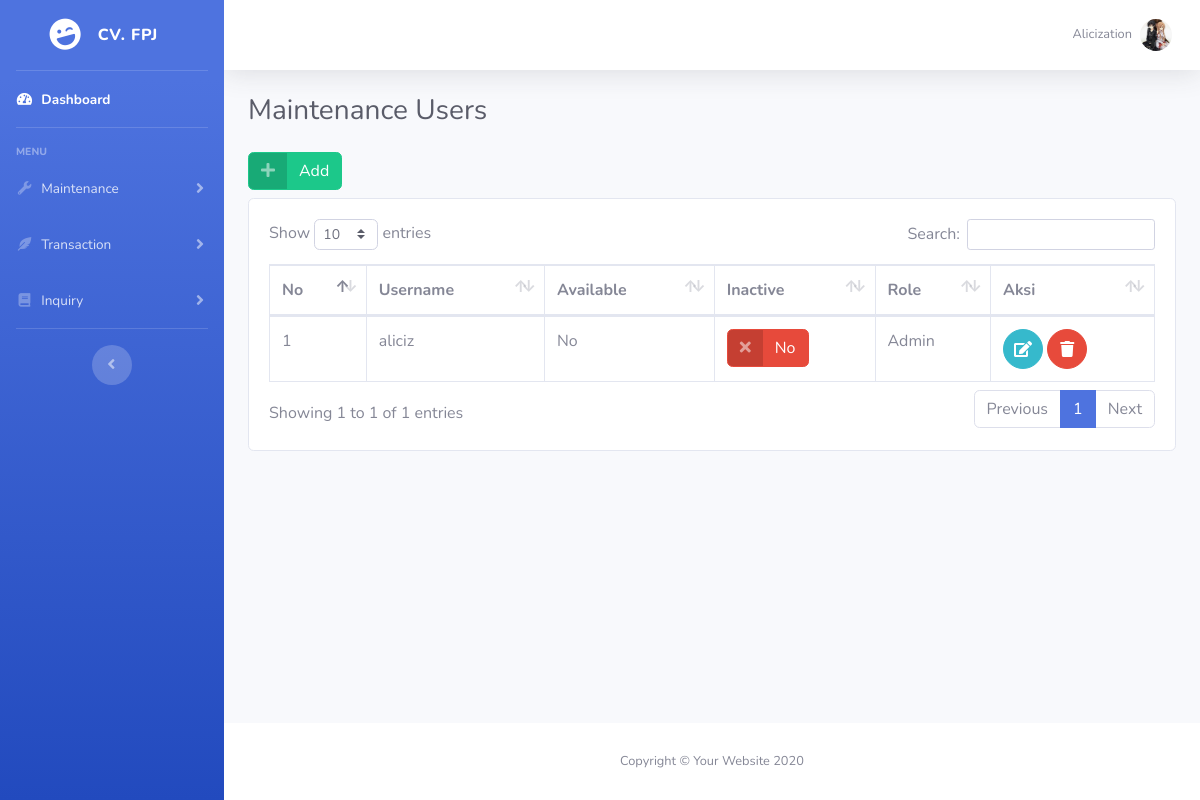
The app's page /maintenance/users.php (signed in) with its own data.
### tables this page shows
CREATE TABLE `pelanggan` (
  `id_pelanggan` int(11) NOT NULL,
  `nama` varchar(100) DEFAULT NULL,
  `email` varchar(100) DEFAULT NULL,
  `alamat` text DEFAULT NULL,
  `no_telepon` varchar(15) DEFAULT NULL,
  `user_id` int(11) DEFAULT NULL,
  `foto` varchar(100) DEFAULT NULL
);

CREATE TABLE `users` (
  `user_id` int(11) NOT NULL,
  `username` varchar(20) NOT NULL,
  `password` varchar(60) NOT NULL,
  `last_visit` datetime DEFAULT NULL,
  `created_date` datetime DEFAULT NULL,
  `inactive` tinyint(1) DEFAULT NULL,
  `role` tinyint(1) DEFAULT NULL,
  `available` tinyint(1) DEFAULT NULL
);

### database/Login.php (called while the page is built, shortened)
<?php
	class Login
	{
		private $conn;
		public function __construct()
		{
			$database = new Connection();
			$db = $database->db_connection();
			$this->conn = $db;
		}
		public function user_online()
		{
			$stmt = $this->conn->prepare("SELECT * FROM users JOIN pelanggan ON pelanggan.user_id=users.user_id WHERE users.user_id = :user_id");
			$stmt->execute(array(":user_id" => $_SESSION['user_session']));
			$userRow = $stmt->fetch(PDO::FETCH_ASSOC);
			return $userRow;
		}
	}
?>

### maintenance/Maintenance.php (called while the page is built, shortened)
<?php
class Maintenance
{
	private $conn;
	function __construct()
	{
		$database = new Connection();
		$db = $database->db_connection();
		$this->conn = $db;
	}
	public function get_data($tabel, $available = false)
	{
		$data = array();
		$sql = "";
		$stmt = $this->conn->prepare("SELECT * FROM ".$tabel.$sql);
		$stmt->execute();
		while ($dt = $stmt->fetch(PDO::FETCH_ASSOC)) {
			$data[] = $dt;
		}
		return $data;
	}
}
?>

### maintenance/users.php (the view, shortened to what this page needs)
<?php
require_once '../database/Login.php';
require_once 'Maintenance.php';
$page_content = "Maintenance Users";
$db = new Login();
$usr = new Maintenance();
$userLogin = $db->user_online();
$namaUser = $userLogin['nama'];
$roleUser = $userLogin['role'];
$foto = $userLogin['foto'];
?>
<!DOCTYPE html>
<html lang="en">
<head>
  <link href="../assets/vendor/fontawesome-free/css/all.min.css" rel="stylesheet" type="text/css">
  <link href="../assets/css/sb-admin-2.min.css" rel="stylesheet">
  <link href="../assets/vendor/datatables/dataTables.bootstrap4.min.css" rel="stylesheet">
</head>
<body id="page-top">
  <div id="wrapper">
    <ul class="navbar-nav bg-gradient-primary sidebar sidebar-dark accordion" id="accordionSidebar">
      <a class="sidebar-brand d-flex align-items-center justify-content-center" href="../home.php">
        <div class="sidebar-brand-icon rotate-n-15">
          <i class="fas fa-laugh-wink"></i>
        </div>
        <div class="sidebar-brand-text mx-3">CV. FPJ</div>
      </a>
      <hr class="sidebar-divider my-0">
      <li class="nav-item active">
        <a class="nav-link" href="../home.php">
          <i class="fas fa-fw fa-tachometer-alt"></i>
          <span>Dashboard</span>
        </a>
      </li>
      <hr class="sidebar-divider">
      <div class="sidebar-heading">
        MENU
      </div>
      <?php if($roleUser == 1) :?>
      <li class="nav-item">
        <a class="nav-link collapsed" href="#" data-toggle="collapse" data-target="#collapseMaintenance" aria-expanded="true" aria-controls="collapseMaintenance">
          <i class="fas fa-fw fa-wrench"></i>
          <span>Maintenance</span>
        </a>
      </li>
      <?php endif; ?>
      <li class="nav-item">
        <a class="nav-link collapsed" href="#" data-toggle="collapse" data-target="#collapseTransaction" aria-expanded="true" aria-controls="collapseTransaction">
          <i class="fas fa-fw fa-feather-alt"></i>
          <span>Transaction</span>
        </a>
      </li>
      <li class="nav-item">
        <a class="nav-link collapsed" href="#" data-toggle="collapse" data-target="#collapseInquiry" aria-expanded="true" aria-controls="collapseInquiry">
          <i class="fas fa-fw fa-book"></i>
          <span>Inquiry</span>
        </a>
      </li>
      <hr class="sidebar-divider d-none d-md-block">
      <div class="text-center d-none d-md-inline">
        <button class="rounded-circle border-0" id="sidebarToggle"></button>
      </div>
    </ul>
        <div id="content-wrapper" class="d-flex flex-column">
          <div id="content">
            <nav class="navbar navbar-expand navbar-light bg-white topbar mb-4 static-top shadow">
              <ul class="navbar-nav ml-auto">
                <li class="nav-item dropdown no-arrow">
                  <a class="nav-link dropdown-toggle" href="#" id="userDropdown" role="button" data-toggle="dropdown" aria-haspopup="true" aria-expanded="false">
                    <span class="mr-2 d-none d-lg-inline text-gray-600 small"><?= $namaUser; ?></span>
                    <img class="img-profile rounded-circle" src="../assets/img/profiles/<?= $foto; ?>">
                  </a>
                </li>
              </ul>
            </nav>
            <div class="container-fluid">
              <div class="d-sm-flex align-items-center justify-content-between mb-4">
                <h1 class="h3 mb-0 text-gray-800"><?= $page_content; ?></h1>
              </div>
              <div class="mb-2">
                <button class="btn btn-success btn-icon-split" data-toggle="modal" data-target="#addModal"">
                  <span class="icon text-white-50">
                    <i class="fas fa-plus"></i>
                  </span>
                  <span class="text">Add</span>
                </button>
              </div>
              <div class="card">
                <div class="card-body">
                  <div class="table-responsive">
                    <table class="table table-bordered" id="dataTable" width="100%" cellspacing="0">
                      <thead>
                        <tr>
                          <th>No</th>
                          <th>Username</th>
                          <th>Available</th>
                          <th>Inactive</th>
                          <th>Role</th>
                          <th>Aksi</th>
                        </tr>
                      </thead>
                      <tbody>
                        <?php
                          $no=1;
                        ?>
                        <?php foreach ($usr->get_data('users') as $dt) : ?>
                        <tr>
                          <td><?= $no++; ?></td>
                          <td><?php echo $dt['username']; ?></td>
                          <td><?php echo $dt['available'] == 1 ? "Yes":"No" ; ?></td>
                          <td>
                            <?php if($dt['inactive'] == 1){ ?>
                                <a href="users.php?inactive_id=<?= $dt['user_id'];?>&value=1" class="btn btn-success btn-icon-split">
                                  <span class="icon text-white-50"><i class="fas fa-check"></i></span>
                                  <span class="text">Yes</span>
                                </a>
                            <?php }else{ ?>
                                <a href="users.php?inactive_id=<?= $dt['user_id'];?>&value=0" class="btn btn-danger btn-icon-split">
                                  <span class="icon text-white-50">
                                    <i class="fas fa-times"></i>
                                  </span>
                                  <span class="text">No</span>
                                </a>
                            <?php } ?>
                          </td>
                          <td><?php echo $dt['role'] == 1 ? "Admin":"Pelanggan" ; ?></td>
                          <td>
                            <a href="#" class="btn btn-info btn-circle" data-toggle="modal" data-target="#editModal<?= $dt['user_id'];?>">
                              <i class="fas fa-edit"></i>
                            </a>
                            <a onclick="return hapus()" href="users.php?id=<?= $dt['user_id'];?>" class="btn btn-danger btn-circle">
                              <i class="fas fa-trash"></i>
                            </a>
                          </td>
                        </tr>
                        <?php endforeach; ?>
                      </tbody>
                    </table>
                  </div>
                </div>
              </div>
            </div>
          </div>
          <footer class="sticky-footer bg-white">
            <div class="container my-auto">
              <div class="copyright text-center my-auto">
                <span>Copyright &copy; Your Website <?= date('Y'); ?></span>
              </div>
            </div>
          </footer>
        </div>
      </div>
    </body>
    </html>

### records on screen
pelanggan: nama "Alicization", foto (picture)
users: username "aliciz", available "No", role "Admin"

### other values on screen
$page_content "Maintenance Users"
